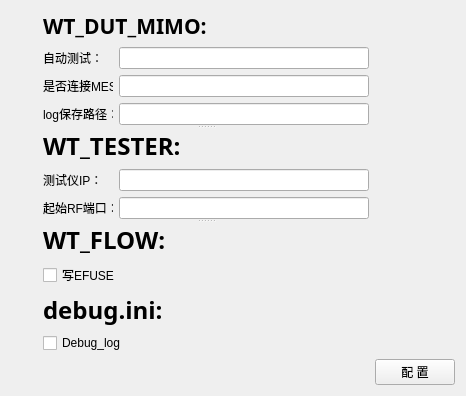
      <widget class="QWidget" name="special_set">
       <property name="enabled">
        <bool>true</bool>
       </property>
       <property name="mouseTracking">
        <bool>false</bool>
       </property>
       <property name="acceptDrops">
        <bool>false</bool>
       </property>
       <property name="whatsThis">
        <string>&lt;html&gt;&lt;head/&gt;&lt;body&gt;&lt;p&gt;&lt;br/&gt;&lt;/p&gt;&lt;/body&gt;&lt;/html&gt;</string>
       </property>
       <attribute name="title">
        <string>仪器设置</string>
       </attribute>
       <layout class="QGridLayout" name="gridLayout_7">
        <item row="0" column="0">
         <layout class="QGridLayout" name="gridLayout_2">
          <item row="1" column="0" colspan="2">
           <layout class="QHBoxLayout" name="horizontalLayout_13">
            <item>
             <spacer name="horizontalSpacer_5">
              <property name="orientation">
               <enum>Qt::Horizontal</enum>
              </property>
              <property name="sizeHint" stdset="0">
               <size>
                <width>348</width>
                <height>20</height>
               </size>
              </property>
             </spacer>
            </item>
           </layout>
          </item>
          <item row="1" column="2">
           <layout class="QVBoxLayout" name="verticalLayout_6">
            <item>
             <widget class="QPushButton" name="pushButton_input">
              <property name="sizePolicy">
               <sizepolicy hsizetype="Maximum" vsizetype="Maximum">
                <horstretch>0</horstretch>
                <verstretch>0</verstretch>
               </sizepolicy>
              </property>
              <property name="maximumSize">
               <size>
                <width>100</width>
                <height>50</height>
               </size>
              </property>
              <property name="text">
               <string>配 置</string>
              </property>
             </widget>
            </item>
           </layout>
          </item>
          <item row="0" column="0">
           <spacer name="horizontalSpacer_8">
            <property name="orientation">
             <enum>Qt::Horizontal</enum>
            </property>
            <property name="sizeHint" stdset="0">
             <size>
              <width>26</width>
              <height>20</height>
             </size>
            </property>
           </spacer>
          </item>
          <item row="0" column="2">
           <spacer name="horizontalSpacer_16">
            <property name="orientation">
             <enum>Qt::Horizontal</enum>
            </property>
            <property name="sizeHint" stdset="0">
             <size>
              <width>26</width>
              <height>20</height>
             </size>
            </property>
           </spacer>
          </item>
          <item row="0" column="1">
           <widget class="QSplitter" name="splitter">
            <property name="orientation">
             <enum>Qt::Vertical</enum>
            </property>
            <widget class="QWidget" name="layoutWidget">
             <layout class="QVBoxLayout" name="verticalLayout">
              <item>
               <widget class="QLabel" name="label_17">
                <property name="sizePolicy">
                 <sizepolicy hsizetype="Preferred" vsizetype="Fixed">
                  <horstretch>0</horstretch>
                  <verstretch>0</verstretch>
                 </sizepolicy>
                </property>
                <property name="font">
                 <font>
                  <family>Adobe Arabic</family>
                  <pointsize>16</pointsize>
                  <weight>75</weight>
                  <bold>true</bold>
                 </font>
                </property>
                <property name="text">
                 <string>WT_DUT_MIMO:</string>
                </property>
               </widget>
              </item>
              <item>
               <layout class="QHBoxLayout" name="horizontalLayout_2">
                <item>
                 <widget class="QLabel" name="label_21">
                  <property name="sizePolicy">
                   <sizepolicy hsizetype="Fixed" vsizetype="Fixed">
                    <horstretch>0</horstretch>
                    <verstretch>0</verstretch>
                   </sizepolicy>
                  </property>
                  <property name="minimumSize">
                   <size>
                    <width>70</width>
                    <height>0</height>
                   </size>
                  </property>
                  <property name="maximumSize">
                   <size>
                    <width>70</width>
                    <height>16777215</height>
                   </size>
                  </property>
                  <property name="baseSize">
                   <size>
                    <width>0</width>
                    <height>0</height>
                   </size>
                  </property>
                  <property name="text">
                   <string>自动测试：</string>
                  </property>
                 </widget>
                </item>
                <item>
                 <widget class="QLineEdit" name="lineEdit_WT_AUTO_TEST_WHEN_DUT_READY">
                  <property name="minimumSize">
                   <size>
                    <width>250</width>
                    <height>0</height>
                   </size>
                  </property>
                  <property name="maximumSize">
                   <size>
                    <width>250</width>
                    <height>16777215</height>
                   </size>
                  </property>
                 </widget>
                </item>
               </layout>
              </item>
              <item>
               <layout class="QHBoxLayout" name="horizontalLayout_12">
                <item>
                 <widget class="QLabel" name="label_22">
                  <property name="sizePolicy">
                   <sizepolicy hsizetype="Fixed" vsizetype="Fixed">
                    <horstretch>0</horstretch>
                    <verstretch>0</verstretch>
                   </sizepolicy>
                  </property>
                  <property name="minimumSize">
                   <size>
                    <width>70</width>
                    <height>0</height>
                   </size>
                  </property>
                  <property name="maximumSize">
                   <size>
                    <width>70</width>
                    <height>16777215</height>
                   </size>
                  </property>
                  <property name="text">
                   <string>是否连接MES：</string>
                  </property>
                 </widget>
                </item>
                <item>
                 <widget class="QLineEdit" name="lineEdit_WT_IS_NEED_LINKMES">
                  <property name="minimumSize">
                   <size>
                    <width>250</width>
                    <height>0</height>
                   </size>
                  </property>
                  <property name="maximumSize">
                   <size>
                    <width>150</width>
                    <height>16777215</height>
                   </size>
                  </property>
                 </widget>
                </item>
               </layout>
              </item>
              <item>
               <layout class="QHBoxLayout" name="horizontalLayout_18">
                <item>
                 <widget class="QLabel" name="label_23">
                  <property name="sizePolicy">
                   <sizepolicy hsizetype="Fixed" vsizetype="Fixed">
                    <horstretch>0</horstretch>
                    <verstretch>0</verstretch>
                   </sizepolicy>
                  </property>
                  <property name="minimumSize">
                   <size>
                    <width>70</width>
                    <height>0</height>
                   </size>
                  </property>
                  <property name="maximumSize">
                   <size>
                    <width>70</width>
                    <height>16777215</height>
                   </size>
                  </property>
                  <property name="text">
                   <string>log保存路径：</string>
                  </property>
                 </widget>
                </item>
                <item>
                 <widget class="QLineEdit" name="lineEdit_WT_TEST_LOG_PATH">
                  <property name="minimumSize">
                   <size>
                    <width>250</width>
                    <height>0</height>
                   </size>
                  </property>
                  <property name="maximumSize">
                   <size>
                    <width>150</width>
                    <height>16777215</height>
                   </size>
                  </property>
                 </widget>
                </item>
               </layout>
              </item>
             </layout>
            </widget>
            <widget class="QWidget" name="layoutWidget">
             <layout class="QVBoxLayout" name="verticalLayout_2">
              <item>
               <widget class="QLabel" name="label_18">
                <property name="sizePolicy">
                 <sizepolicy hsizetype="Preferred" vsizetype="Fixed">
                  <horstretch>0</horstretch>
                  <verstretch>0</verstretch>
                 </sizepolicy>
                </property>
                <property name="font">
                 <font>
                  <family>Adobe Arabic</family>
                  <pointsize>18</pointsize>
                  <weight>75</weight>
                  <bold>true</bold>
                 </font>
                </property>
                <property name="text">
                 <string>WT_TESTER:</string>
                </property>
               </widget>
              </item>
              <item>
               <layout class="QHBoxLayout" name="horizontalLayout_21">
                <item>
                 <widget class="QLabel" name="label_24">
                  <property name="sizePolicy">
                   <sizepolicy hsizetype="Fixed" vsizetype="Fixed">
                    <horstretch>0</horstretch>
                    <verstretch>0</verstretch>
                   </sizepolicy>
                  </property>
                  <property name="minimumSize">
                   <size>
                    <width>70</width>
                    <height>0</height>
                   </size>
                  </property>
                  <property name="maximumSize">
                   <size>
                    <width>70</width>
                    <height>16777215</height>
                   </size>
                  </property>
                  <property name="text">
                   <string>测试仪IP：</string>
                  </property>
                 </widget>
                </item>
                <item>
                 <widget class="QLineEdit" name="lineEdit_WT_IP_ADDRESS">
                  <property name="minimumSize">
                   <size>
                    <width>250</width>
                    <height>0</height>
                   </size>
                  </property>
                  <property name="maximumSize">
                   <size>
                    <width>150</width>
                    <height>16777215</height>
                   </size>
                  </property>
                 </widget>
                </item>
               </layout>
              </item>
              <item>
               <layout class="QHBoxLayout" name="horizontalLayout_22">
                <item>
                 <widget class="QLabel" name="label_25">
                  <property name="sizePolicy">
                   <sizepolicy hsizetype="Fixed" vsizetype="Fixed">
                    <horstretch>0</horstretch>
                    <verstretch>0</verstretch>
                   </sizepolicy>
                  </property>
                  <property name="minimumSize">
                   <size>
                    <width>70</width>
                    <height>0</height>
                   </size>
                  </property>
                  <property name="maximumSize">
                   <size>
                    <width>70</width>
                    <height>16777215</height>
                   </size>
                  </property>
                  <property name="text">
                   <string>起始RF端口：</string>
                  </property>
                 </widget>
                </item>
                <item>
                 <widget class="QLineEdit" name="lineEdit_WT_DUT_START_NUM">
                  <property name="minimumSize">
                   <size>
                    <width>250</width>
                    <height>0</height>
                   </size>
                  </property>
                  <property name="maximumSize">
                   <size>
                    <width>150</width>
                    <height>16777215</height>
                   </size>
                  </property>
                 </widget>
                </item>
               </layout>
              </item>
             </layout>
            </widget>
            <widget class="QWidget" name="layoutWidget">
             <layout class="QVBoxLayout" name="verticalLayout_3">
              <item>
               <layout class="QVBoxLayout" name="verticalLayout_15">
                <item>
                 <widget class="QLabel" name="label_64">
                  <property name="sizePolicy">
                   <sizepolicy hsizetype="Preferred" vsizetype="Fixed">
                    <horstretch>0</horstretch>
                    <verstretch>0</verstretch>
                   </sizepolicy>
                  </property>
                  <property name="font">
                   <font>
                    <family>Adobe Arabic</family>
                    <pointsize>18</pointsize>
                    <weight>75</weight>
                    <bold>true</bold>
                   </font>
                  </property>
                  <property name="text">
                   <string>WT_FLOW:</string>
                  </property>
                 </widget>
                </item>
                <item>
                 <widget class="QCheckBox" name="checkBox_WT_WRITE_EFUSE">
                  <property name="text">
                   <string>写EFUSE</string>
                  </property>
                 </widget>
                </item>
               </layout>
              </item>
              <item>
               <widget class="QLabel" name="label_20">
                <property name="sizePolicy">
                 <sizepolicy hsizetype="Preferred" vsizetype="Fixed">
                  <horstretch>0</horstretch>
                  <verstretch>0</verstretch>
                 </sizepolicy>
                </property>
                <property name="font">
                 <font>
                  <family>Adobe Arabic</family>
                  <pointsize>18</pointsize>
                  <weight>75</weight>
                  <bold>true</bold>
                 </font>
                </property>
                <property name="text">
                 <string>debug.ini:</string>
                </property>
               </widget>
              </item>
              <item>
               <widget class="QCheckBox" name="checkBox_Debug_log">
                <property name="text">
                 <string>Debug_log</string>
                </property>
               </widget>
              </item>
             </layout>
            </widget>
           </widget>
          </item>
         </layout>
        </item>
       </layout>
      </widget>
